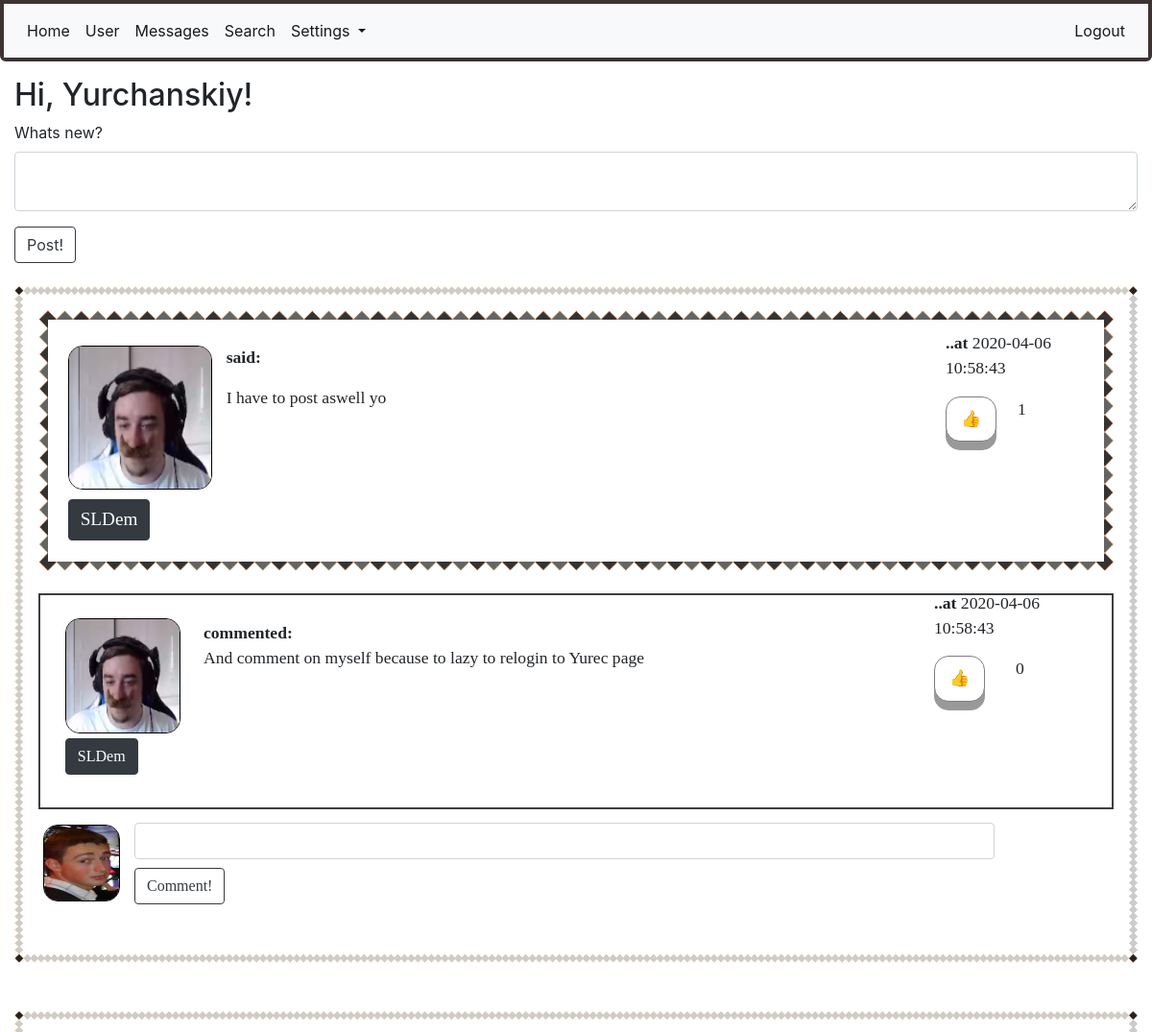
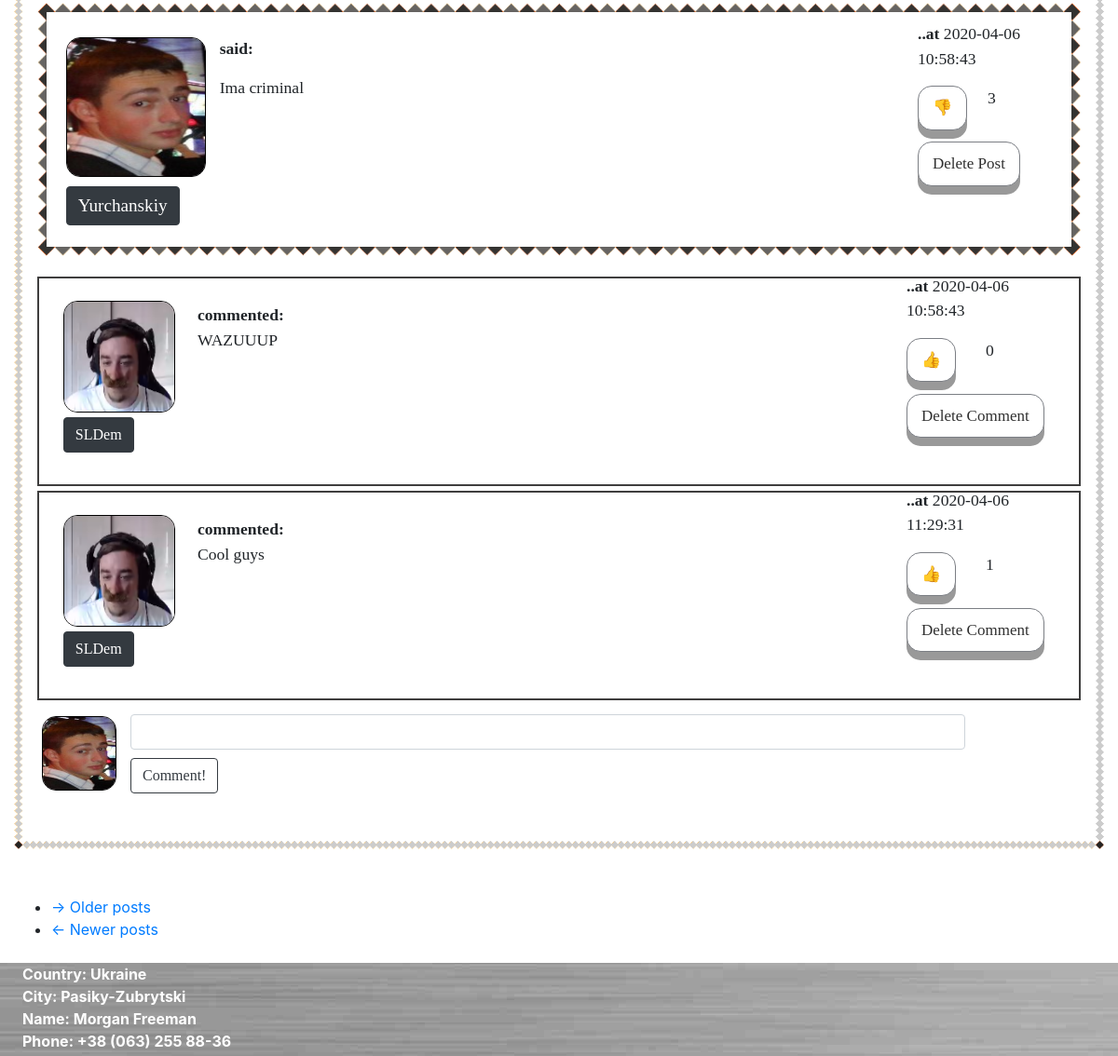
The app's page /home (signed in) with its own data (2 pictures, top to bottom).
### app/models.py (models this page shows, shortened)
class User(UserMixin, db.Model):
    id = db.Column(db.Integer, primary_key=True)
    username = db.Column(db.String(64), index=True, unique=True)
    email = db.Column(db.String(124), index=True, unique=True)
    password_hash = db.Column(db.String(128))
    about_me = db.Column(db.String(1024))
    last_seen = db.Column(db.DateTime, default=datetime.utcnow())
    avatar_set = db.Column(db.Boolean, default=False)
    posts = db.relationship("Post", backref='author', lazy='dynamic')
    comments = db.relationship("Comment", backref='commenter', lazy='dynamic')
    followed = db.relationship(
        'User', secondary=followers,
        primaryjoin=(followers.c.follower_id == id),
        secondaryjoin=(followers.c.followed_id == id),
        backref=db.backref('followers', lazy='dynamic'), lazy='dynamic')
    liked = db.relationship(
        'PostLike',
        foreign_keys='PostLike.user_id',
        backref='user', lazy='dynamic')
    comment_liked = db.relationship(
        'CommentLike',
        foreign_keys='CommentLike.user_id',
        backref='user', lazy='dynamic')
    messages_sent = db.relationship(
        'Message',
        foreign_keys='Message.sender_id',
        backref='author', lazy='dynamic')
    messages_received = db.relationship(
        'Message',
        foreign_keys='Message.recipient_id',
        backref='recipient', lazy='dynamic')
    def liked_post(self, post):
        return PostLike.query.filter(PostLike.user_id == self.id,
                                     PostLike.post_id == post.id).count() > 0
    def liked_comment(self, comment):
        return CommentLike.query.filter(CommentLike.user_id == self.id,
                                        CommentLike.comment_id == comment.id).count() > 0

class Post(db.Model):
    id = db.Column(db.Integer, primary_key=True)
    body = db.Column(db.String(140))
    timestamp = db.Column(db.DateTime, index=True, default=datetime.utcnow())
    user_id = db.Column(db.Integer, db.ForeignKey('user.id'))
    likes = db.relationship('PostLike', backref='post', lazy='dynamic')
    comments = db.relationship('Comment', backref='comment', lazy='dynamic')

class Comment(db.Model):
    id = db.Column(db.Integer, primary_key=True)
    body = db.Column(db.String(1028))
    timestamp = db.Column(db.DateTime(), default=datetime.utcnow(), index=True)
    post_id = db.Column(db.Integer, db.ForeignKey('post.id'))
    user_id = db.Column(db.Integer, db.ForeignKey('user.id'))
    comment_likes = db.relationship('CommentLike', backref='comment', lazy='dynamic')

### app/routes.py (the view)
@login_required
@app.route('/', methods=['POST', 'GET'])
@app.route('/home', methods=['POST', 'GET'])
def home():
    if current_user.is_authenticated:
        form = PostForm()
        if form.validate_on_submit():
            post = Post(body=form.post.data, author=current_user)
            db.session.add(post)
            db.session.commit()
            flash('Your post has been posted!')
            return redirect(url_for('home', post_id=post.id))
        page = request.args.get('page', 1, type=int)
        posts = Post.query.order_by(Post.timestamp.desc()).paginate(
            page, 5, False)
        next_url = url_for('home', page=posts.next_num if posts.has_next else None)
        prev_url = url_for('home', page=posts.prev_num if posts.has_prev else None)
        comments = Comment.query.all()
        return render_template('home.html', title='Home', form=form, user=user, username=current_user.username,
                               posts=posts.items, comments=comments, next_url=next_url, prev_url=prev_url)
    return redirect(url_for('login'))

### app/forms.py
class PostForm(FlaskForm):
    post = TextAreaField("Whats new?", validators=[DataRequired(), Length(min=1, max=1028)])
    submit = SubmitField('Post!')

### app/models.py (called while the page is built)
@login.user_loader
def load_user(id):
    return User.query.get(int(id))

### app/templates/home.html
{% extends "base.html" %}
{% import "bootstrap/wtf.html" as wtf %}
{% block app_content %}
    <h2>Hi, {{current_user.username}}!</h2>
    {% if form %}
        {{ wtf.quick_form(form, button_map={'submit':'btn btn-outline-dark'}) }}
    {% endif %}
    <br>
    {% for post in posts %}
        {% include "_post.html" %}
    {% endfor %}
    <div style="margin-bottom: 2%;">
        <nav aria-label="...">
            <ul class="pager">
                <li class="next{% if not next_url %} disabled{% endif %}">
                    <a href="{{ next_url or '#' }}">
                        <span aria-hidden="true">&rarr;</span> Older posts
                    </a>
                </li>
                <li class="previous{% if not prev_url %} disabled{% endif %}">
                    <a href="{{ prev_url or '#' }}">
                        <span aria-hidden="true">&larr;</span> Newer posts
                    </a>
                </li>
            </ul>
        </nav>
    </div>
{% endblock %}

### app/templates/_post.html (shortened to what this page needs)
<div class="post_with_background" style="margin-bottom: 50px;">
    <div class="post">
        <div id="container_post">
            <div id="left_post">
                <div style="position: absolute; margin-left: -5px;">
                    <a href="{{ url_for('user', username=post.author.username) }}">
                        {% if post.author.avatar_set %}
                        <img class="avatar" height="150px" width="150px"
                             src="{{ url_for('static', filename=post.author.username + '.jpg') }}">
                        {% else %}
                        <img class="roboavatar" src="{{ avatars.robohash(post.author.username, size='150') }}"/>
                        {% endif %}
                    </a>
                </div>
                <div style="position: relative; margin-top: 160px; margin-left: -5px;">
                    <a href="{{ url_for('user', username=post.author.username) }}"><button class="btn btn-dark">
                        <div class="username_in_post">{{ post.author.username }}</div>
                    </button></a>
                </div>
            </div>
            <div id="center_post">
                <p><b>said: </b></p>
                <p id="post{{ post.id }}">{{ post.body }}</p>
            </div>
            <div id="right_post">
                <p><b>..at</b> {{post.timestamp.replace(microsecond=0)}}</p>
                {% if current_user.liked_post(post) %}
                <div id="like_container">
                    <div id="like_button"><a href="{{ url_for('like_action', post_id=post.id, action='dislike') }}">
                        <div class="button">&#128078</div></a>
                    </div>
                    <div id="like_count"><p>{{ post.likes.count() }}</p></div>
                </div>
                {% else %}
                <div id="dislike_container">
                    <div id="dislike_button"><a href="{{ url_for('like_action', post_id=post.id, action='like') }}">
                        <div class="button">&#128077</div></a>
                    </div>
                    <div id="dislike_count"><p>{{ post.likes.count() }}</p></div>
                </div>
                {% endif %}
                <div class="delete_button">
                    {% if current_user.username == post.author.username %}
                    <a href="{{url_for('are_you_sure_post', post_id=post.id)}}"><div class="button">Delete Post</div></a>
                    {% endif %}
                </div>
            </div>
        </div>
    </div>
    {% for comment in comments %}
        {% if comment in post.comments %}
            {% include "_comment.html" %}
        {% endif %}
    {% endfor %}
    <div id="container_post_comment">
        <div id="left_post_comment">
            {% if current_user.avatar_set %}
            <img class="avatar" height="80px" width="80px"
                 src="{{ url_for('static', filename=current_user.username + '.jpg') }}">
            {% else %}
            <img class="roboavatar" src="{{ avatars.robohash(current_user.username, size='80') }}"/>
            {% endif %}
        </div>
        <div class="comment_with_background">
            <div id="right_post_comment">
                <form action="{{ url_for('comment', post_id=post.id) }}" method="post"
                      style="margin-bottom: 4%;">
                    <input style="width: 100%; margin-bottom: 1%;" class="form-control" type=text name=comment>
                    <input type=submit class="btn btn-outline-dark" value=Comment!>
                </form>
            </div>
        </div>
    </div>
</div>

### app/templates/_comment.html
<div class="comment_with_border">
    <div id="container-comment">
        <div id="left_comment">
            <a href="{{ url_for('user', username=comment.commenter.username) }}">
                {% if comment.commenter.avatar_set %}
                    <img class="avatar" height="120px" width="120px" src="{{ url_for('static', filename=comment.commenter.username + '.jpg') }}">
                {% else %}
                    <img class="roboavatar" src="{{ avatars.robohash(comment.commenter.username, size='120') }}" />
                {% endif %}
            </a>
            <div style="position: relative; margin-top: 5px;">
                <a href="{{ url_for('user', username=comment.commenter.username) }}">
                    <button class="btn btn-dark"><div class="link_button">{{ comment.commenter.username }}</div></button>
                </a>
            </div>
        </div>
        <div id="center_comment">
            </a><b>commented: </b>
            <p>{{ comment.body }}</p>
        </div>
        <div id="right_comment">
            <p><b>..at</b> {{comment.timestamp.replace(microsecond=0)}}</p>
            {% if current_user.liked_comment(comment) %}
                <div id="like_container">
                    <div id="like_button"><a href="{{ url_for('comment_like_action', comment_id=comment.id, action='dislike') }}"><div class="button">&#128078</div></a></div>
                    <div id="like_count"><p>{{ comment.comment_likes.count() }}</p></div>
                </div>
            {% else %}
                <div id="dislike_container">
                    <div id="dislike_button"><a href="{{ url_for('comment_like_action', comment_id=comment.id, action='like') }}"><div class="button">&#128077</div></a></div>
                    <div id="dislike_count"><p>{{ comment.comment_likes.count() }}</p></div>
                </div>
            {% endif %}
            <div class="delete_button">
                {% if current_user.username == post.author.username or current_user.username == comment.commenter.username %}
                <a href="{{url_for('are_you_sure_comment', comment_id=comment.id)}}"><div class="button">Delete Comment</div></a>
                {% endif %}
            </div>
        </div>
    </div>
</div>

### app/static/main.css (style rules this page uses)
#container_post { width:100%; height: 190px; margin-bottom: 2%; }
#left_post { float: left; width: 160px; margin-left: 1%; margin-top: 0.1%; }
#center_post { margin: 0 auto; width: 80%; margin-top: 1%; margin-left: 155px; }
#right_post { float: right; width: 150px; margin-top: -100px; }
#left_comment { float: left; width: 130px; height: 130px; margin-left: 1%; margin-top: -0.2%; }
#center_comment { margin: 0 auto; width: 80%; margin-top: 1%; margin-left: 155px; }
#right_comment { float: right; width: 170px; margin-top: -100px; }
#container_post_comment { width:100%; }
#left_post_comment { float: left; width: 20px; margin-left: 5px; margin-top: 2px; }
#right_post_comment { margin: 0 auto; width: 80%; margin-top: 1.27%; margin-left: 100px; margin-right: 50px; }
#like_container { width: 100%; }
#like_button { float: left; width: 50%; }
#like_count { margin: 0 auto; width: 40%; margin-right: 4rem; margin-top: 1%; }
#dislike_container { width: 100%; }
#dislike_button { float: left; width: 50%; }
#dislike_count { margin: 0 auto; width: 30%; margin-right: 4rem; margin-top: 1%; }
.delete_button { margin-top: 2.1rem; }
.avatar { border: 1px solid #000; border-radius: 15px; }
.post_with_background { border: 10px solid transparent; padding: 15px; border-image: url('/static/border1.png') 30 round; font-family: 'Lobster Two', cursive; font-size: 1.1rem; }
.post { border: 10px solid transparent; padding: 15px; border-image: url('/static/border2.png') 15 round; margin-bottom: 2%; }
.comment_with_border { height: 225px; border: 2px solid #3F3E3E; padding: 15px; padding-bottom: 30px; margin-bottom: 5px; }
.username_in_post { text-decoration: none !important; font-family: 'Comic Sans MS', cursive; font-size: 1.2rem; display: inline-block; color: white; }
.link_button { text-decoration: none !important; font-family: 'Comic Sans MS', cursive; font-size: 1rem; display: inline-block; color: white; }
.button { outline: none !important; display: inline-block; padding: 10px 15px; font-size: 17px; cursor: pointer; text-align: center; text-decoration: none; outline: none; color: #303030 !important; background-color: white; border: solid; border-color: #7B7E84; border-width: 1px; border-radius: 15px; box-shadow: 0 9px #999; }
* { box-sizing: border-box; }

### records on screen
User: username "Yurchanskiy"
Post: username (picture), author.username "SLDem", body "I have to post aswell yo", timestamp.replace "2020-04-06 10:58:43", likes.count "1"
Comment: username (picture), commenter.username "SLDem", body "And comment on myself because to lazy to relogin to Yurec page", timestamp.replace "2020-04-06 10:58:43", comment_likes.count "0"
Post: username (picture), author.username "Yurchanskiy", body "Ima criminal", timestamp.replace "2020-04-06 10:58:43", likes.count "3"
Comment: username (picture), commenter.username "SLDem", body "WAZUUUP", timestamp.replace "2020-04-06 10:58:43", comment_likes.count "0"
Comment: username (picture), commenter.username "SLDem", body "Cool guys", timestamp.replace "2020-04-06 11:29:31", comment_likes.count "1"
